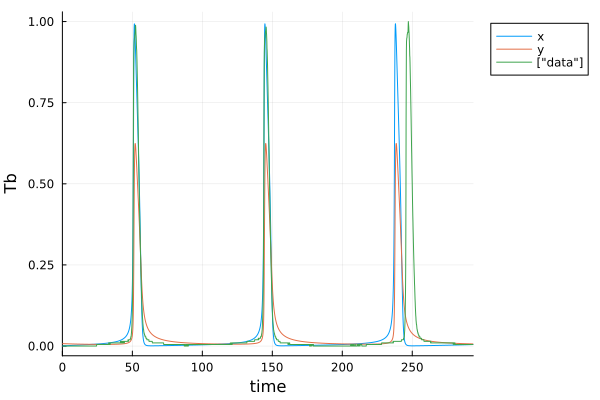

Generate this figure with Julia:
#arctic ground squirrel re-optimization 

#load in modules 
using Random, LinearAlgebra, DataFrames, CSV, LatinHypercubeSampling
using Base.Threads: @threads
using OrdinaryDiffEq, Optimization, SciMLSensitivity, ForwardDiff, Plots
using ModelingToolkit
using ModelingToolkit: t_nounits as t, D_nounits as D

Random.seed!(2024)

#define tt & SaveTimes 
tt = 0.0:0.1:293.6
SaveTimes = 0.0:0.1:293.6
tspan = (tt[1],tt[end])

z=10000 #number of seeds to test reoptimization 
tot_num_param = 9 #total number of parameters

#read in data
data = Matrix(CSV.read("ags_training.csv",DataFrame,header=false))

u0=[data[1],-0.03500839]

@variables x(t) y(t)

@parameters B104 B106 B108 B109 B204 B205 l B110 B208

eqs = [D(x) ~ B104*x*x+B106*x*x*x+B108*x*y+B109*x*x*y+l+B110*x*y*y #note Andrew: k2 is the real parameter on the x,y term. I further simplified. 

D(y) ~ B204*x*x+B205*y*y+B208*x*y]

@mtkbuild ags_sys = ODESystem(eqs,t)

p_opt = [9.785506000000000, -9.999987000000001, -9.407997000000000, 1.987823000000000, -2.915110000000000, 0.0019, -0.03500839,2.745209000000000,0.998481] 

ags_sys  = ODEProblem(ags_sys, [x => u0[1], y => u0[2]], tspan, [B104 => p_opt[1] B106 => p_opt[2] B108=> p_opt[3] B109=> 9.999995000000000 B204 => p_opt[4] B205 => p_opt[5] l=>p_opt[6] B110=> p_opt[8] B208=>p_opt[9]])

function model_loss(theta)
	_ags_sys = remake(ags_sys,u0=[x => u0[1], y => theta[7]], p=[B104 => theta[1] B106 => theta[2] B108=> theta[3] B204 => theta[4] B205 => theta[5] l=>theta[6] B110=>theta[8] B208=>theta[9]])
	ags_sol = solve(_ags_sys, saveat=SaveTimes)
	ags_sol_rs = reduce(hcat, ags_sol.u) #reshape
	sol = ags_sol_rs[1,:]
	loss = norm(sol[1:2000]-data[1:2000],2)
	return loss
end 



sv=0.5 #how much to vary each parameter around it's optimization values from DAHSI. 

lb = p_opt -sv*abs.(p_opt)
ub = p_opt +sv*abs.(p_opt)

lb[7] = -0.1
ub[7] = 0.1
lb[6] = 1e-5
ub[6] = 1e-3



#optimization set up 
adtype = Optimization.AutoForwardDiff()
optf = Optimization.OptimizationFunction((x, theta) -> model_loss(x),adtype)

#generate sampling plan: 
plan, _ = LHCoptim(z,tot_num_param,1000,threading=true)
scaled_plan = scaleLHC(plan,[(lb[1],ub[1]),(lb[2],ub[2]),(lb[3],ub[3]),(lb[4],ub[4]),(lb[5],ub[5]),(lb[6],ub[6]),(lb[7],ub[7]),(lb[8],ub[8]),(lb[9],ub[9])]) #could also define function for spreading seeds out differently
store_p = zeros(z,1*tot_num_param+4) #preallocate 
# #perform parameter estimation over z seeds 
@time begin 
	@threads for i in 1:z
		println(i)
		p0 = scaled_plan[i,:]
		store_p[i,:] = try 
			optprob = Optimization.OptimizationProblem(optf, p0, lb=lb, ub=ub)
			#optprob = Optimization.OptimizationProblem(optf, p0)
			etime = @elapsed begin 
			sol = solve(optprob, Optimization.LBFGS(), maxiters = 1000)
			end 
			vcat(i,etime,sol.objective,Int(SciMLBase.successful_retcode(sol)),sol.u)
		catch
			777*ones(1,1*tot_num_param+4)
		end 
	end 
end

println(argmin(store_p[:,3]))

println(store_p[argmin(store_p[:,3]),:])

r = store_p[argmin(store_p[:,3]),4+1:4+tot_num_param]

_ags_sys = remake(ags_sys,u0=[x => u0[1], y => r[7]], p=[B104 => r[1] B106 => r[2] B108=> r[3] B204 => r[4] B205 => r[5] l=>r[6] B110 => r[8] B208 => r[9]])
ags_sol = solve(_ags_sys, saveat=SaveTimes)
ags_sol_rs = reduce(hcat, ags_sol.u) #reshape
CSV.write("8BD_fit.csv",DataFrame(ags_sol_rs,:auto),header=false) 

p1=plot(ags_sol,label=["x" "y"],legend=:outertopright)
plot!(SaveTimes,data[1:2937,1],label=["data"],legend=:outertopright)
xlabel!("time")
ylabel!("Tb")
display(p1) 
CSV.write("8BD_info.csv",DataFrame(store_p,:auto),header=false) 

hessian = ForwardDiff.hessian(z -> model_loss(z), r)
CSV.write("8BD_hessian.csv",DataFrame(hessian,:auto),header=false)
savefig(p1,"8BD")

#long time series for dtw stuff:
tt = 0.0:0.1:293.6*2+0.1
SaveTimes = 0.0:0.1:293.6*2+0.1
#tspan = (tt[1],tt[end])
__ags_sys = remake(_ags_sys,tspan=(tt[1],tt[end]))
ags_sol = solve(__ags_sys, saveat=SaveTimes)
ags_sol_rs = reduce(hcat, ags_sol.u) #reshape
CSV.write("8BD_val_fts.csv",DataFrame(ags_sol_rs,:auto),header=false) 
